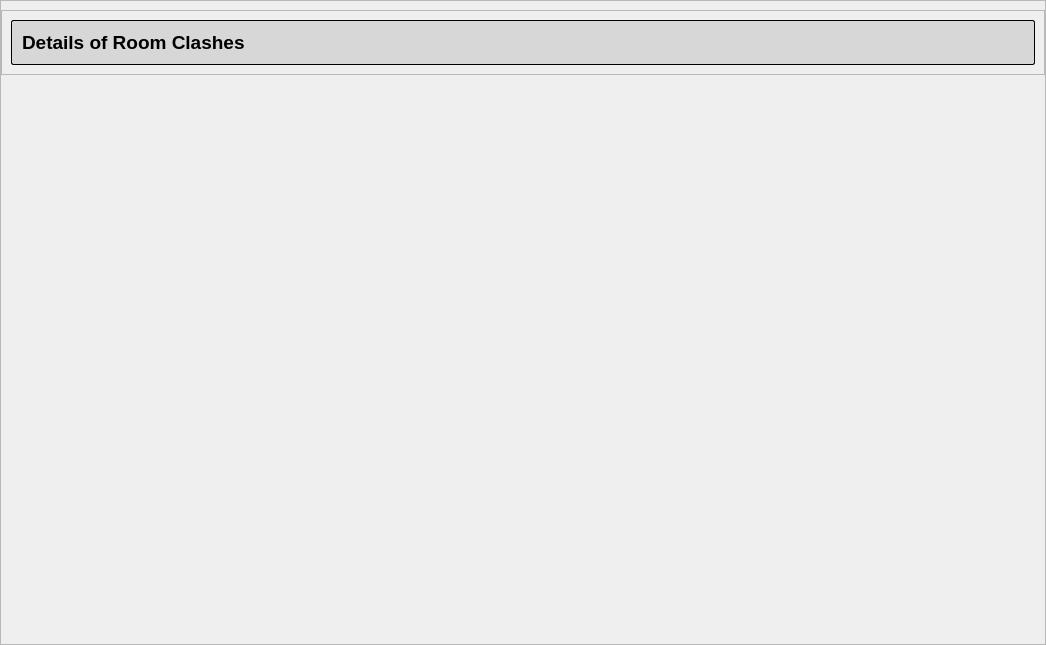
                      <widget class="QWidget" name="scrollAreaWidgetContents_4">
                       <property name="geometry">
                        <rect>
                         <x>0</x>
                         <y>0</y>
                         <width>1046</width>
                         <height>645</height>
                        </rect>
                       </property>
                       <layout class="QHBoxLayout" name="horizontalLayout_60">
                        <property name="leftMargin">
                         <number>0</number>
                        </property>
                        <property name="topMargin">
                         <number>0</number>
                        </property>
                        <property name="rightMargin">
                         <number>0</number>
                        </property>
                        <property name="bottomMargin">
                         <number>0</number>
                        </property>
                        <item>
                         <widget class="QFrame" name="frame_65">
                          <property name="sizePolicy">
                           <sizepolicy hsizetype="Preferred" vsizetype="Expanding">
                            <horstretch>0</horstretch>
                            <verstretch>0</verstretch>
                           </sizepolicy>
                          </property>
                          <property name="frameShape">
                           <enum>QFrame::StyledPanel</enum>
                          </property>
                          <property name="frameShadow">
                           <enum>QFrame::Raised</enum>
                          </property>
                          <layout class="QHBoxLayout" name="horizontalLayout_61">
                           <property name="leftMargin">
                            <number>0</number>
                           </property>
                           <property name="rightMargin">
                            <number>0</number>
                           </property>
                           <property name="bottomMargin">
                            <number>0</number>
                           </property>
                           <item alignment="Qt::AlignTop">
                            <widget class="QFrame" name="frame_66">
                             <property name="styleSheet">
                              <string notr="true">QFrame#frame_52 {border: 1px solid black;}</string>
                             </property>
                             <property name="frameShape">
                              <enum>QFrame::StyledPanel</enum>
                             </property>
                             <property name="frameShadow">
                              <enum>QFrame::Raised</enum>
                             </property>
                             <layout class="QVBoxLayout" name="verticalLayout_27">
                              <item alignment="Qt::AlignTop">
                               <widget class="QLabel" name="label_15">
                                <property name="styleSheet">
                                 <string notr="true">font-size: 19px;
font-weight: 600;
background-color: rgb(216, 215, 215);
padding: 5px;
padding-bottom: 10px;
padding-top: 10px;
border-radius: 2px;
border: 1px solid black;</string>
                                </property>
                                <property name="text">
                                 <string>Details of Room Clashes</string>
                                </property>
                               </widget>
                              </item>
                             </layout>
                            </widget>
                           </item>
                          </layout>
                         </widget>
                        </item>
                       </layout>
                      </widget>
